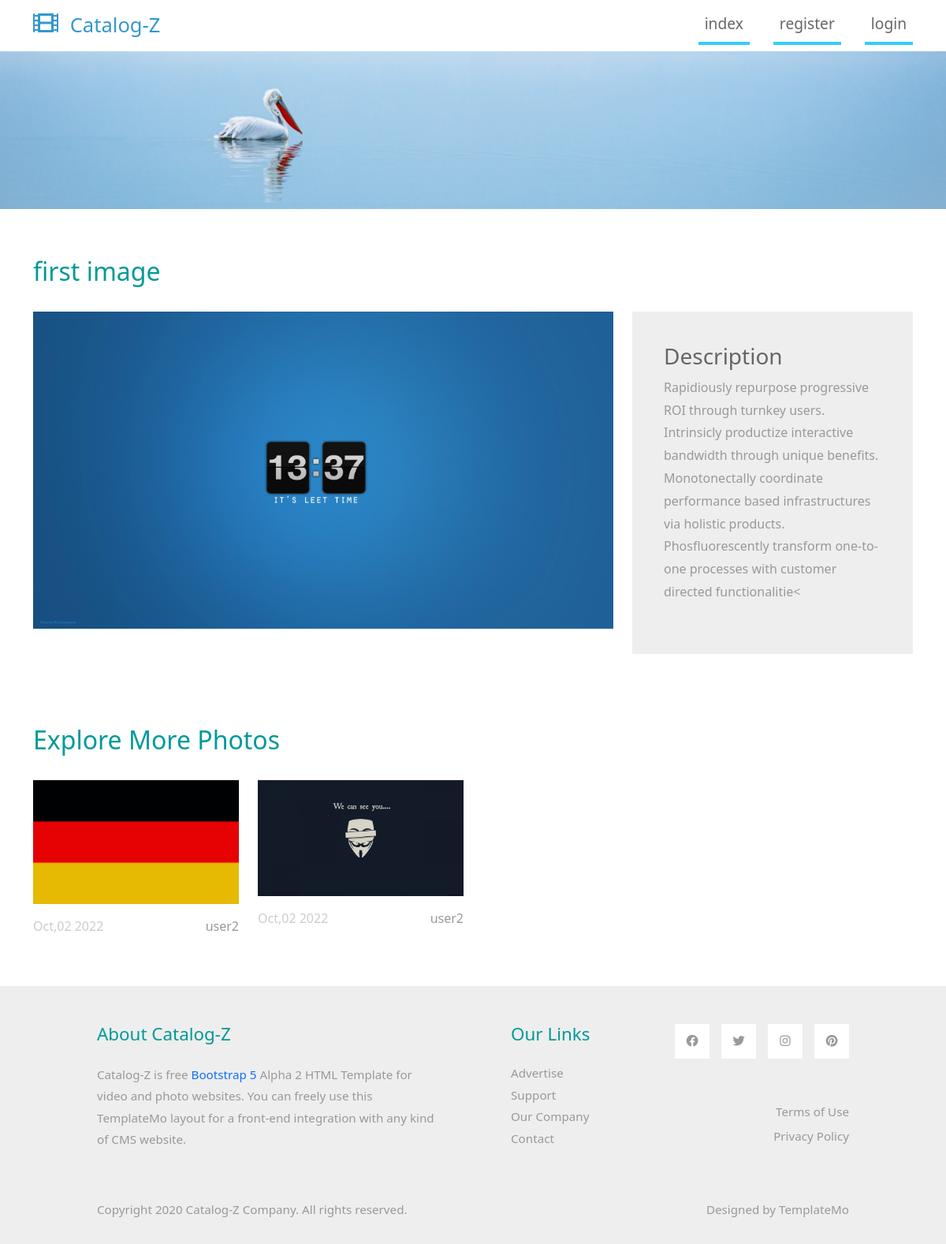
The app's page /photo-detail.php?id=1 with its own data.
### tables this page shows
CREATE TABLE `images` (
  `id` int(3) NOT NULL,
  `title` varchar(200) NOT NULL,
  `description` text NOT NULL,
  `img` varchar(200) NOT NULL,
  `user_name` varchar(200) NOT NULL,
  `created_at` datetime NOT NULL DEFAULT current_timestamp()
);

### photo-detail.php (the view, shortened to what this page needs)
<?php require "includes/header.php"; ?>
<?php require "config.php"; ?>
<?php
    if(isset($_GET['id'])) {
        $id = $_GET['id'];
        $selectAll = $conn->query("SELECT * FROM images WHERE id != '$id'");
        $selectAll->execute();
        $data = $selectAll->fetchAll(PDO::FETCH_OBJ);
        $select = $conn->query("SELECT * FROM images WHERE id='$id'");
        $select->execute();
        $row = $select->fetch(PDO::FETCH_OBJ);
    }
?>
        <div class="row mb-4">
            <h2 class="col-12 tm-text-primary"><?php echo $row->title; ?></h2>
        </div>
        <div class="row tm-mb-90">
            <div class="col-xl-8 col-lg-7 col-md-6 col-sm-12">
                <img src="img/<?php echo $row->img; ?>" alt="Image" class="img-fluid">
            </div>
            <div class="col-xl-4 col-lg-5 col-md-6 col-sm-12">
                <div class="tm-bg-gray tm-video-details">
                    <div class="mb-4">
                        <h3 class="tm-text-gray-dark">Description</h3>
                        <p><?php echo substr($row->description, 0, 300); ?><</p>
                    </div>
                </div>
            </div>
        </div>
        <div class="row mb-4">
            <h2 class="col-12 tm-text-primary">
                Explore More Photos
            </h2>
        </div>
        <div class="row mb-3 tm-gallery">
        <?php foreach($data as $myData) : ?>
          <div class="col-xl-3 col-lg-4 col-md-6 col-sm-6 col-12 mb-5">
                <figure class="effect-ming tm-video-item">
                    <img src="img/<?php echo $myData->img; ?>" alt="Image" class="img-fluid">
                    <figcaption class="d-flex align-items-center justify-content-center">
                    </figcaption>
                </figure>
                <div class="d-flex justify-content-between tm-text-gray">
                    <span class="tm-text-gray-light"><?php echo date('M', strtotime($myData->created_at))  . ',' .  date('d', strtotime($myData->created_at)) . ' ' . date('Y', strtotime($myData->created_at)); ?></span>
                    <span><?php echo $myData->user_name; ?></span>
                </div>
            </div>
        <?php endforeach; ?>
        </div>
<?php require "includes/footer.php"; ?>

### css/templatemo-style.css (style rules this page uses)
p { line-height: 1.8; }
.tm-mb-90 { margin-bottom: 90px; }
.tm-text-primary { color: #009999; }
.tm-bg-gray { background-color: #EEEEEE; }
p, .tm-text-gray { color: #999; }
.tm-text-gray-light { color: #CCC; }
.tm-text-gray-dark { color: #666; }
.tm-video-item { position: relative; overflow: hidden; text-align: center; cursor: pointer; }
.tm-video-item img { position: relative; display: block; min-height: 100%; max-width: 100%; opacity: 0.8; }
.tm-video-item figcaption { padding: 2em; color: #fff; text-transform: uppercase; font-size: 1.25em; -webkit-backface-visibility: hidden; backface-visibility: hidden; }
.tm-video-item figcaption::before, .tm-video-item figcaption::after { pointer-events: none; }
.tm-video-item figcaption, .tm-video-item figcaption > a { position: absolute; top: 0; left: 0; width: 100%; height: 100%; }
figure.effect-ming { background: #030c17; }
figure.effect-ming img { opacity: 0.9; -webkit-transition: opacity 0.35s; transition: opacity 0.35s; }
figure.effect-ming figcaption::before { position: absolute; top: 30px; right: 30px; bottom: 30px; left: 30px; border: 2px solid #fff; box-shadow: 0 0 0 30px rgba(255,255,255,0.2); content: ''; opacity: 0; -webkit-transition: opacity 0.35s, -webkit-transform 0.35s; transition: opacity 0.35s, transform 0.35s; -webkit-transform: scale3d(1.4,1.4,1); transform: scale3d(1.4,1.4,1); }
.tm-video-details { height: 100%; padding: 40px; }

### records on screen
images: title "first image", img (picture), description "Rapidiously repurpose progressive ROI through turnkey users. Intrinsicly productize interactive bandwidth through unique benefits. Monotonectally coordinate performance based infrastructures via holistic products. Phosfluorescently transform one-to-one processes with customer directed functionalitie"
images: img (picture), created_at "Oct", created_at "02", created_at "2022", user_name "user2"
images: img (picture), created_at "Oct", created_at "02", created_at "2022", user_name "user2"
